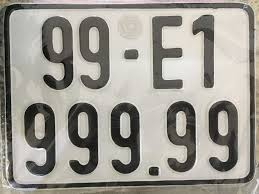
#> input picture Bien_So_Xe/6.jpg, 259 x 194 px, given in place of videothihk.avi, which was not available
$ python 'bài6thiHk.py'
#> lines starting #> are read from the running program, lines starting #| are printed output that depends on the picture; after the words box and inside, x2 and y2 are one past the last pixel; in counts of white or black regions, pixels touching at a corner belong together; pictures that were not available may be replaced by others from this repository, and a replacement may not be noted
import cv2
import numpy as np
cap = cv2.VideoCapture('videothihk.avi')
object_detector = cv2.createBackgroundSubtractorMOG2()
kernel = np.ones((5,5),np.uint8)
while True:
    ret, frame = cap.read()
#> frame is the input picture: shape (194, 259, 3); mean B, G, R 146.1, 154, 157.2
    mask = object_detector.apply(frame)
#> mask: shape (194, 259); every value is 127
    _, thresh = cv2.threshold(mask, 0.1, 255, cv2.THRESH_BINARY)
#> thresh: shape (194, 259); every value is 255
    open = cv2.morphologyEx(thresh, cv2.MORPH_OPEN, kernel)
    close = cv2.morphologyEx(open, cv2.MORPH_CLOSE, kernel)
    contours, _ = cv2.findContours(close, cv2.RETR_TREE, cv2.CHAIN_APPROX_SIMPLE)
#> contours = [[[0, 0], [0, 193], [258, 193], [258, 0]]]
    dem = 0
    for cnt in contours:
        if cv2.contourArea(cnt) > 255:
             dem += 1
             x, y, w, h = cv2.boundingRect(cnt)
             cv2.rectangle(frame, (x, y), (x + w, y + h), (255, 225, 255), 2)
             cv2.putText(frame, 'xe '+ str(dem), (x, y), cv2.FONT_HERSHEY_SIMPLEX, 0.6, (0,250, 64), 2)
#> this loop made 1 pass
#> (cnt, dem, x, y, w, h) on pass 1: ([[0, 0], [0, 193], [258, 193], [258, 0]], 1, 0, 0, 259, 194)
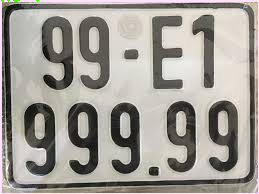
#> frame: shape (194, 259, 3); 2.69% of pixels changed, all inside (x1, y1, x2, y2) = (0, 0, 259, 194)
#> after the loop, dem = 1
    cv2.putText(frame, "So Luong xe xuat hien: " + str(dem) , (200,300), cv2.FONT_HERSHEY_SIMPLEX, 1, (255, 255, 134), 2)
    cv2.imshow('Ho Minh Duc -19480771', frame)
    if cv2.waitKey(30) & 0xFF==ord('q'):
#> (key q is pressed here)
        break
cap.release()
cv2.destroyAllWindows()

$ run again, on Bien_So_Xe/7.jpg
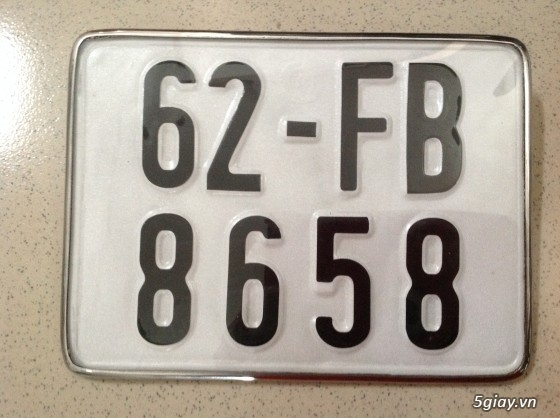
#> input picture Bien_So_Xe/7.jpg, 560 x 418 px, given in place of videothihk.avi, which was not available
#> frame is the input picture: shape (418, 560, 3); mean B, G, R 151.6, 163.8, 172.8
#> mask: shape (418, 560); every value is 127
#> thresh: shape (418, 560); every value is 255
#> contours = [[[0, 0], [0, 417], [559, 417], [559, 0]]]
#> the loop `for cnt in contours:` made 1 pass
#> (cnt, dem, x, y, w, h) on pass 1: ([[0, 0], [0, 417], [559, 417], [559, 0]], 1, 0, 0, 560, 418)
#> after the loop `for cnt in contours:`:
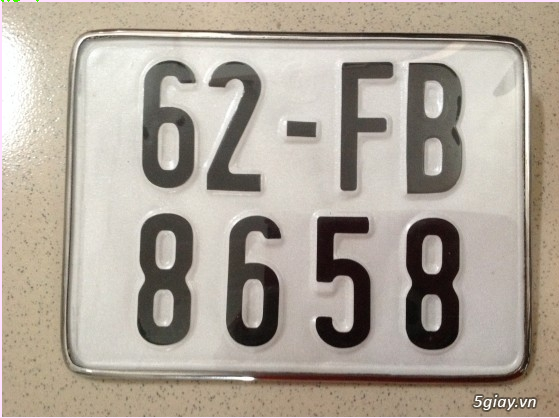
#> frame: shape (418, 560, 3); 1.25% of pixels changed, all inside (x1, y1, x2, y2) = (0, 0, 560, 418)
#> after the loop `for cnt in contours:`: dem = 1
#> `cv2.putText(frame, "So Luong xe xuat hien: " + str(dem) , (200,300), c..`:
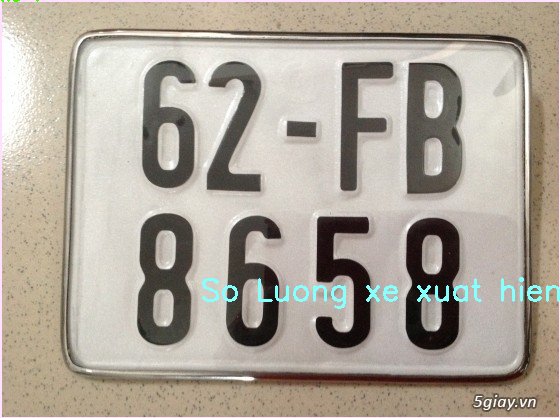
#> frame: shape (418, 560, 3); 0.92% of pixels changed, all inside (x1, y1, x2, y2) = (202, 277, 560, 309)

$ run again, on Bien_So_Xe/8.jpg
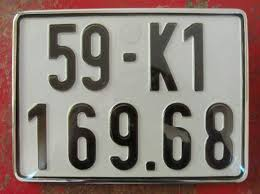
#> input picture Bien_So_Xe/8.jpg, 260 x 194 px, given in place of videothihk.avi, which was not available
#> frame is the input picture: shape (194, 260, 3); mean B, G, R 115.6, 122.9, 136.1
#> mask: shape (194, 260); every value is 127
#> thresh: shape (194, 260); every value is 255
#> contours = [[[0, 0], [0, 193], [259, 193], [259, 0]]]
#> the loop `for cnt in contours:` made 1 pass
#> (cnt, dem, x, y, w, h) on pass 1: ([[0, 0], [0, 193], [259, 193], [259, 0]], 1, 0, 0, 260, 194)
#> after the loop `for cnt in contours:`:
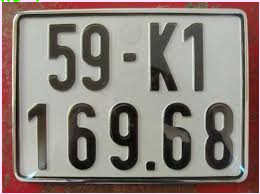
#> frame: shape (194, 260, 3); 2.68% of pixels changed, all inside (x1, y1, x2, y2) = (0, 0, 260, 194)
#> after the loop `for cnt in contours:`: dem = 1
